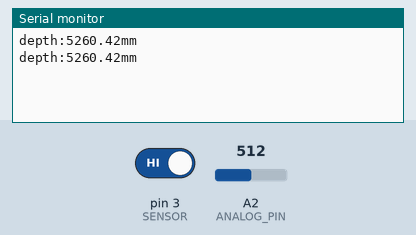
Recording of a sketch running on a simulated Arduino Uno, built with avr-gcc and run on an emulated ATmega328P. Parts: the last lines printed to the serial monitor. Inputs (shaded band) come from the test bench; at power-on: pin 3 (SENSOR) HIGH, A2 (ANALOG_PIN) = 512.

Above: at 2.8 s.
2.9 s: pin 3 (SENSOR) driven LOW
4.5 s: A2 (ANALOG_PIN) set to 716
At 5.8 s:
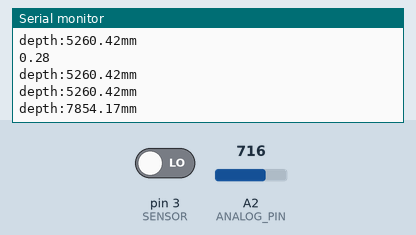
6.0 s: A2 (ANALOG_PIN) set to 900
At 6.8 s:
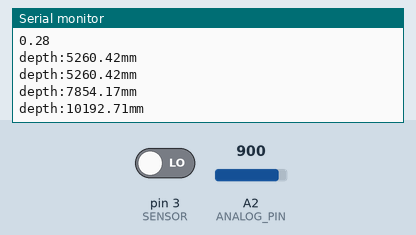
Timing chart, 0 to 9.0 s (numbered marks = the images above; inputs shaded):
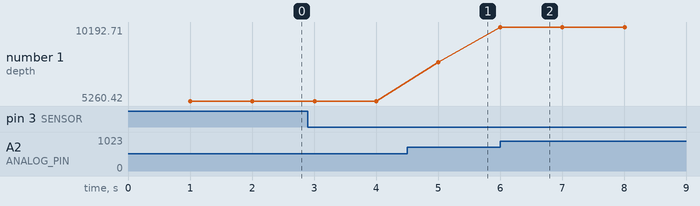

The sketch:

testprojetvaleurcourantsortit.ino
```cpp
   #define ANALOG_PIN A2
    #define RANGE 5000 // Depth measuring range 5000mm (for water)
    #define VREF 5000 // ADC's reference voltage on your Arduino,typical value:5000mV
    #define CURRENT_INIT 4.00 // Current @ 0mm (uint: mA)
    #define DENSITY_WATER 1  // Pure water density normalized to 1
    #define DENSITY_GASOLINE 0.74  // Gasoline density
    #define PRINT_INTERVAL 1000
    #define debug
    #define SENSOR          3
    #define DEBOUNCE_TIME   100

   float precipitation = 0;
   volatile int pulse = 0;
   static int last_pulse = 0;

    int16_t dataVoltage;
    float dataCurrent, depth; //unit:mA
    unsigned long timepoint_measure;

    void setup()
    {
      Serial.begin(9600);
      pinMode(ANALOG_PIN, INPUT);
      timepoint_measure = millis();
       pinMode(SENSOR, INPUT_PULLUP);
  attachInterrupt(digitalPinToInterrupt(SENSOR), isr, CHANGE);
    }

    void loop()
    {
      int actual_pulse;
  noInterrupts();

  actual_pulse = pulse;
  interrupts();
      if (millis() - timepoint_measure > PRINT_INTERVAL) {
        timepoint_measure = millis();

        dataVoltage = analogRead(ANALOG_PIN)/ 1024.0 * VREF;
        dataCurrent = dataVoltage / 120.0; //Sense Resistor:120ohm
        depth = (dataCurrent - CURRENT_INIT) * (RANGE/ DENSITY_WATER / 16.0); //Calculate depth from current readings

        if (depth < 0)
        {
          depth = 0.0;
        }
        if (last_pulse != actual_pulse) {

        Serial.println((float) actual_pulse / 100);

        last_pulse = actual_pulse;
        }

        //Serial print results
        Serial.print("depth:");
        Serial.print(depth);
        Serial.println("mm");
      }
    }

    int pinState, previousPinState = HIGH;

    void isr()
{
  static unsigned long last_interrupt_time;
  unsigned long interrupt_time = millis();

  pinState = digitalRead(SENSOR);
  if (pinState != previousPinState) {
    if (pinState == LOW) {
      if (interrupt_time - last_interrupt_time >= DEBOUNCE_TIME) {
        pulse += 0.28 * 100;


      }
    }
    last_interrupt_time = interrupt_time;
    previousPinState = pinState;
  }
}
```

Measured:
- after the input at 4.5 s, the serial monitor: prints a new line after 0.51 s (image 1)
- after the input at 6.0 s, the serial monitor: prints a new line at once (image 2)
- plotted number 1: 5260.42 → 7854.17 after the input at 4.5 s, 7854.17 → 10192.71 after the input at 6.0 s
